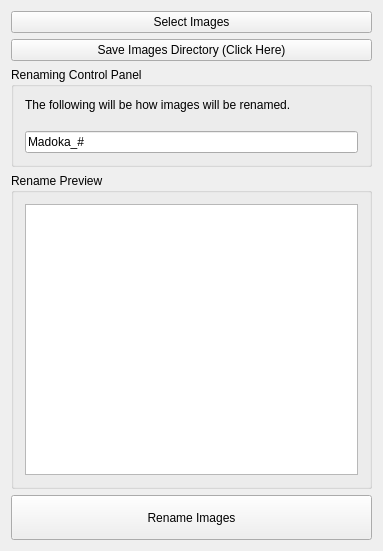
<?xml version="1.0" encoding="UTF-8"?>
<ui version="4.0">
 <class>MainWindow</class>
 <widget class="QMainWindow" name="MainWindow">
  <property name="geometry">
   <rect>
    <x>0</x>
    <y>0</y>
    <width>383</width>
    <height>551</height>
   </rect>
  </property>
  <property name="windowTitle">
   <string>MainWindow</string>
  </property>
  <widget class="QWidget" name="centralWidget">
   <layout class="QGridLayout" name="gridLayout">
    <item row="1" column="0">
     <widget class="QPushButton" name="pushButton_imageSaveDirectory">
      <property name="text">
       <string>Save Images Directory (Click Here)</string>
      </property>
     </widget>
    </item>
    <item row="0" column="0">
     <widget class="QPushButton" name="pushButton_imageSelect">
      <property name="text">
       <string>Select Images</string>
      </property>
     </widget>
    </item>
    <item row="2" column="0">
     <widget class="QGroupBox" name="groupBox">
      <property name="maximumSize">
       <size>
        <width>16777215</width>
        <height>100</height>
       </size>
      </property>
      <property name="title">
       <string>Renaming Control Panel</string>
      </property>
      <layout class="QVBoxLayout" name="verticalLayout">
       <item>
        <widget class="QLabel" name="label">
         <property name="maximumSize">
          <size>
           <width>16777215</width>
           <height>45</height>
          </size>
         </property>
         <property name="text">
          <string>The following will be how images will be renamed.

 use # to indicate number, i.e. Madoka_#</string>
         </property>
        </widget>
       </item>
       <item>
        <widget class="QLineEdit" name="lineEdit_renamePattern">
         <property name="text">
          <string>Madoka_#</string>
         </property>
        </widget>
       </item>
      </layout>
     </widget>
    </item>
    <item row="3" column="0">
     <widget class="QGroupBox" name="groupBox_2">
      <property name="title">
       <string>Rename Preview</string>
      </property>
      <layout class="QGridLayout" name="gridLayout_2">
       <item row="0" column="0">
        <widget class="QPlainTextEdit" name="plainTextEdit_renamePreview">
         <property name="enabled">
          <bool>true</bool>
         </property>
         <property name="readOnly">
          <bool>true</bool>
         </property>
        </widget>
       </item>
      </layout>
     </widget>
    </item>
    <item row="4" column="0">
     <widget class="QPushButton" name="pushButton_renameImages">
      <property name="minimumSize">
       <size>
        <width>0</width>
        <height>45</height>
       </size>
      </property>
      <property name="text">
       <string>Rename Images</string>
      </property>
     </widget>
    </item>
   </layout>
  </widget>
 </widget>
 <layoutdefault spacing="6" margin="11"/>
 <resources/>
 <connections/>
</ui>
